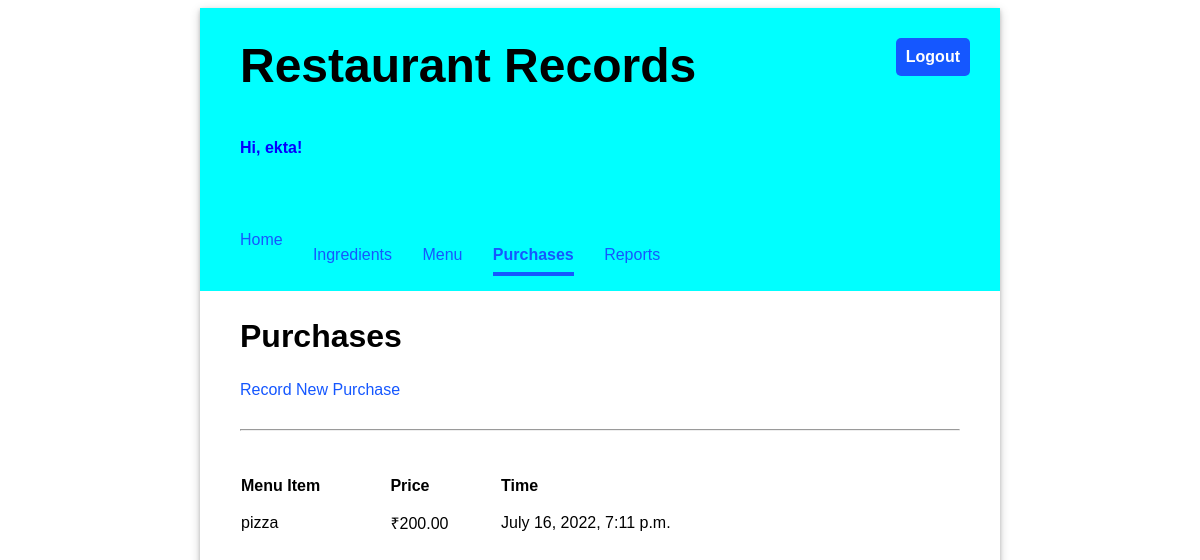
The page /purchases/ (signed in) on the database its author committed.
### inventory/models.py (models this page shows, shortened)
class Purchase(models.Model):
    menu_item = models.ForeignKey(MenuItem, on_delete=models.CASCADE)
    timestamp = models.DateTimeField(auto_now_add=True)

class MenuItem(models.Model):
    title = models.CharField(max_length=200, unique=True)
    price = models.FloatField(default=0.00)

### inventory/views.py (the view)
# urls.py: path('purchases/', views.PurchasesView.as_view(), name="purchases"),
class PurchasesView(LoginRequiredMixin, ListView):
    template_name = "inventory/purchase_list.html"
    model = Purchase

### inventory/templates/inventory/purchase_list.html (shortened to what this page needs)
{% extends 'base.html' %}
{% load static %}
{% block content %}
    <h2>Purchases</h2>
    <a href="{% url 'add_purchase' %}">Record New Purchase</a>
    <hr/>
    <table class="inventory-table">
        <thead>
            <tr>
                <th>Menu Item</th>
                <th>Price</th>
                <th>Time</th>
            </tr>
        </thead>
        <tbody>
        {% for purchase in object_list %}
            <tr>
                <td>{{ purchase.menu_item.title }}</td>
                <td class="price">₹{{ purchase.menu_item.price|stringformat:".2f" }}</td>
                <td>{{ purchase.timestamp }}</td>
            </tr>
        {% endfor %}
        </tbody>
    </table>
{% endblock %}

### inventory/templates/base.html (shortened to what this page needs)
{% load static %}
<!DOCTYPE html>
<html>
<head>
  <link rel="stylesheet" type="text/css" href="{% static 'inventory/fashion.css' %}">
</head>
<body>
  <div class="app">
  <header>
    <div class="header-first-row">
      <h1 class="title">Restaurant Records</h1>
      {% if user.is_authenticated %}
      <a class="logout" href="/logout">Logout</a>
      {% endif %}
    </div>
    {% if user.is_authenticated %}
      <p style="color: rgb(4, 0, 255);">Hi, {{ user.username }}!</p>
      <nav class="navbar">
        {% url 'home' as home_url %}
        {% url 'ingredients' as ingredients_url %}
        {% url 'menu' as menu_url %}
        {% url 'purchases' as purchases_url %}
        {% url 'reports' as reports_url %}
        <a  class="nav-item {% if request.path == home_url %} current-page{% endif %}" href="{% url 'home' %}">Home</a>
        <a style="margin: 2%;" class="nav-item{% if request.path == ingredients_url %} current-page{% endif %}" href="{% url 'ingredients' %}">Ingredients</a>
        <a style="margin: 2%;" class="nav-item{% if request.path == menu_url %} current-page{% endif %}" href="{% url 'menu' %}">Menu</a>
        <a style="margin: 2%;" class="nav-item{% if request.path == purchases_url %} current-page{% endif %}" href="{% url 'purchases' %}">Purchases</a>
        <a style="margin: 2%;" class="nav-item{% if request.path == reports_url %} current-page{% endif %}" href="{% url 'reports' %}">Reports</a>
      </nav>
    {% endif %}
  </header>
  <main>
    {% block content %}{% endblock %}
  </main>
  </div>
</body>
</html>

### inventory/static/inventory/fashion.css (style rules this page uses)
body { font-family: 'Oxygen', sans-serif; }
hr { margin: 30px 0; }
header { background-color: aqua; min-height: 200px; display: flex; align-items: center; flex-direction: column; align-items: flex-start; padding-left: 40px; }
main { display: flex; flex-direction: column; padding: 0 40px 20px 40px; justify-content: center; }
main h2 { font-size: 2em; }
.app { min-width: 800px; max-width: 60%; margin: 0 auto; box-shadow: 0 2px 4px 0 rgba(0, 0, 0, 0.2), 0 3px 10px 0 rgba(0, 0, 0, 0.19); }
.title { font-size: 3em; padding: 30px 0; margin: auto 0; }
header p { font-weight: bold; }
.navbar { margin-top: 50px; display: flex; width: 100%; }
.navbar a { text-decoration: none; padding: 8px 0; color: #1557FF; margin-right: 15px; }
.navbar a:hover, .navbar .current-page { border-bottom: solid 4px #1557FF; border-spacing: 0 15px; font-weight: bold; }
main table { text-align: left; border-collapse: separate; border-spacing: 0 15px; width: 80%; }
.header-first-row { width: 100%; display: flex; justify-content: space-between; }
.logout { height: max-content; text-align: center; text-decoration: none; border: 0px; background-color: #1557FF; border-radius: 5px; color: white; padding: 10px; font-weight: bold; margin: 30px; font-size: 1em; }
a { text-decoration: none; color: #1557FF; }

### rows shown on the page
Purchase: menu_item "pizza", menu_item.price "200.00", timestamp "July 16, 2022, 7:11 p.m."

### other values the page prints
{{ user.username }} "ekta"
